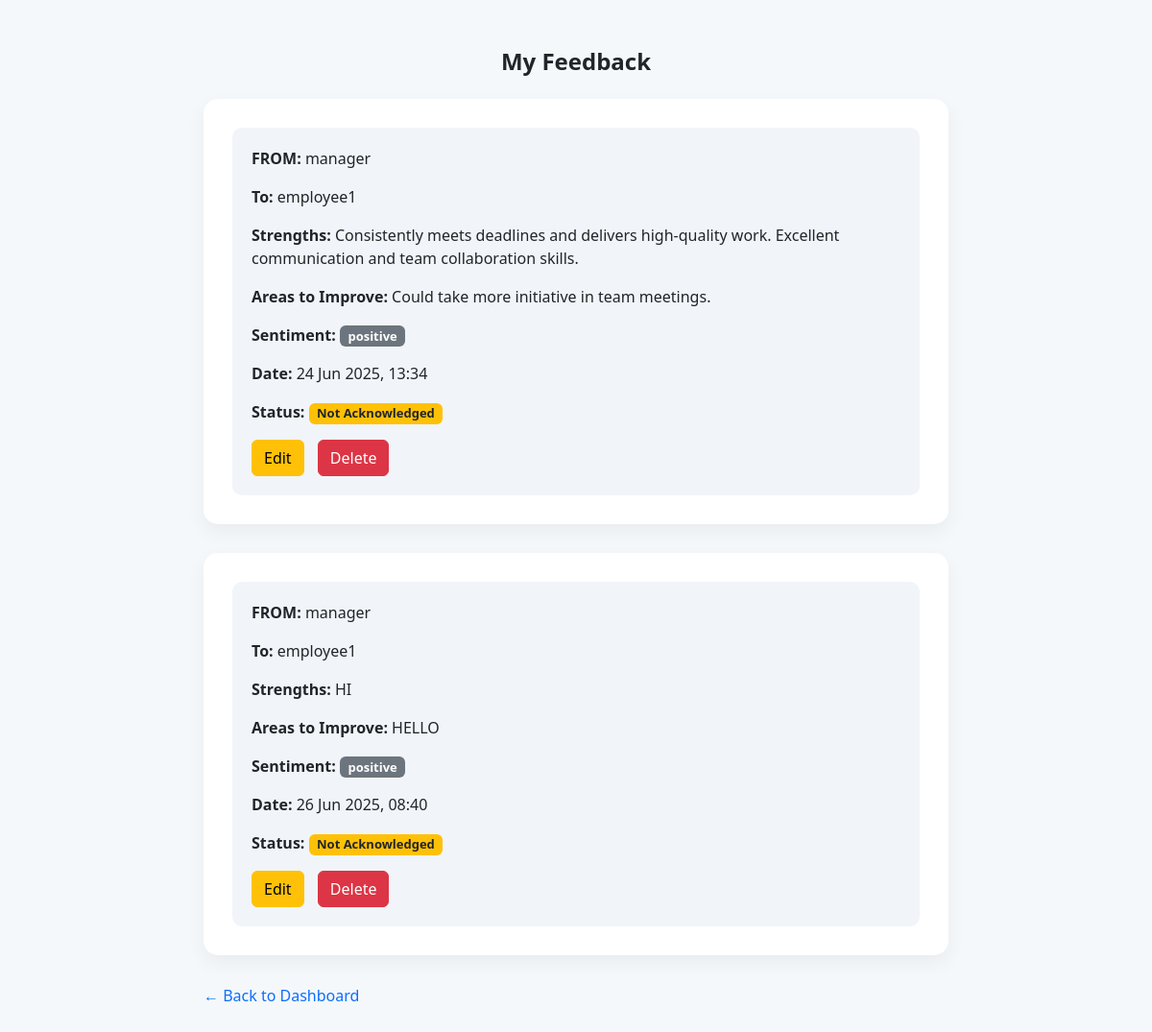
The app's page /view-feedback/ (signed in), older data.
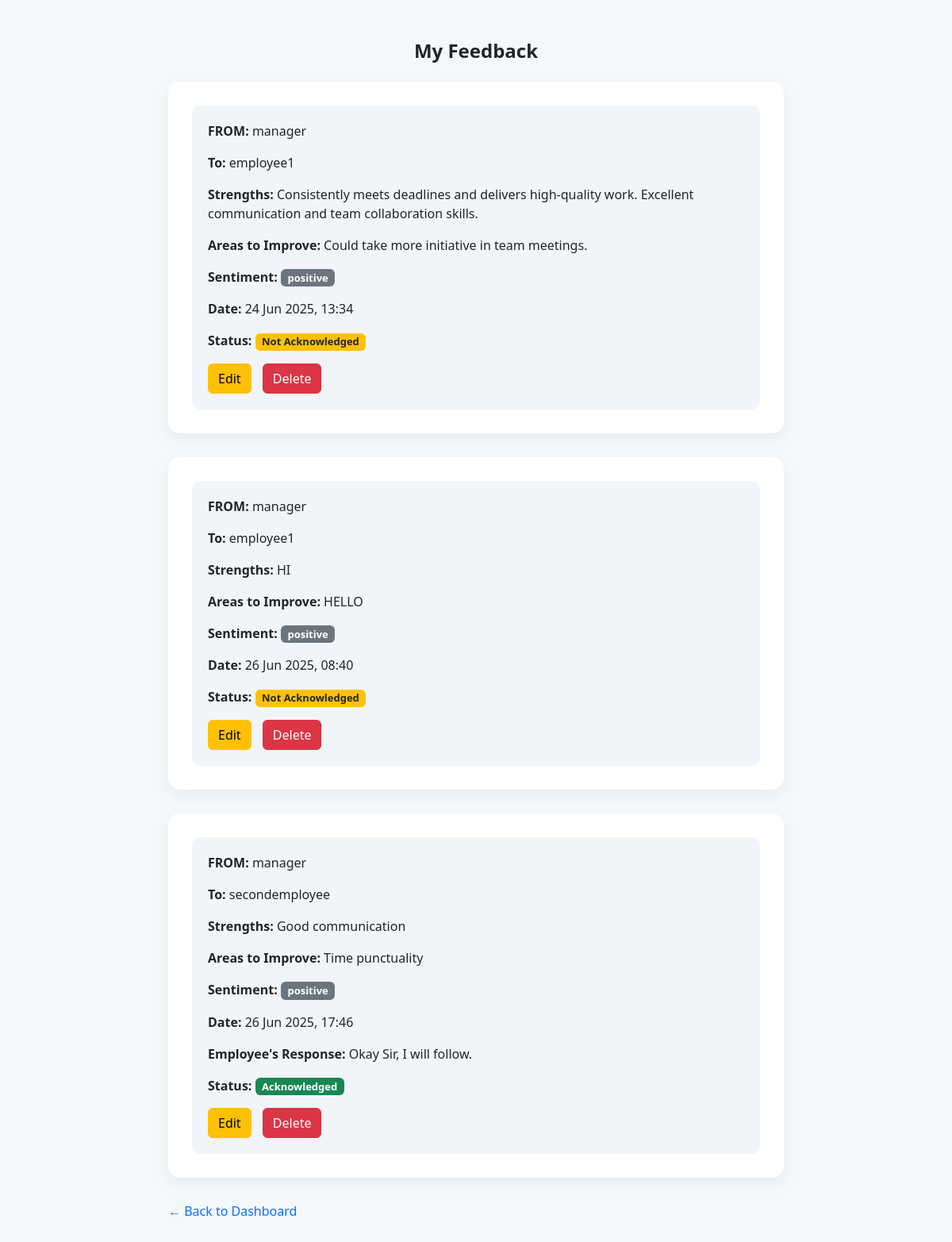
The same page, newer data.
### feedback/models.py (models this page shows, shortened)
class Feedback(models.Model):
    SENTIMENT_CHOICES = [
        ('positive', 'Positive'),
        ('neutral', 'Neutral'),
        ('negative', 'Negative'),
    ]
    strengths = models.TextField()
    areas_to_improve = models.TextField()
    sentiment = models.CharField(max_length=10, choices=SENTIMENT_CHOICES)
    created_by = models.ForeignKey(User, related_name='given_feedbacks', on_delete=models.CASCADE)
    created_for = models.ForeignKey(User, related_name='received_feedbacks', on_delete=models.CASCADE)
    employee_comment = models.TextField(blank=True, null=True)
    created_at = models.DateTimeField(auto_now_add=True)
    acknowledged = models.BooleanField(default=False)

class User(AbstractUser):
    ROLE_CHOICES = (
        ('manager', 'Manager'),
        ('employee', 'Employee'),
    )
    role = models.CharField(max_length=10, choices=ROLE_CHOICES)

### feedback/views.py (the view, shortened to what this page needs)
# urls.py: path('view-feedback/', views.view_feedback, name='view_feedback'),
@login_required
def view_feedback(request):
    if request.user.role == 'manager':
        feedbacks = Feedback.objects.filter(created_by=request.user)
        return render(request, 'feedback/view_feedback.html', {
            'feedbacks': feedbacks,
            'is_manager': True
        })

### feedback/templates/feedback/view_feedback.html (shortened to what this page needs)
<!DOCTYPE html>
<html lang="en">
<head>
    <link href="https://cdn.jsdelivr.net/npm/bootstrap@5.3.0/dist/css/bootstrap.min.css" rel="stylesheet">
</head>
<body>
<div class="container">
    <div class="feedback-header">
        <h2 class="text-center mb-4">My Feedback</h2>
    </div>
    {% for feedback in feedbacks %}
        <div class="feedback-card">
            <div class="feedback-box">
                <p><strong>FROM:</strong> {{ feedback.created_by }}</p>
                <p><strong>To:</strong> {{ feedback.created_for }}</p>
                <p><strong>Strengths:</strong> {{ feedback.strengths }}</p>
                <p><strong>Areas to Improve:</strong> {{ feedback.areas_to_improve }}</p>
                <p><strong>Sentiment:</strong> <span class="badge bg-secondary">{{ feedback.sentiment }}</span></p>
                <p><strong>Date:</strong> {{ feedback.created_at|date:"d M Y, H:i" }}</p>
                {% if feedback.employee_comment %}
                    <p><strong>Employee's Response:</strong> {{ feedback.employee_comment }}</p>
                {% endif %}
                {% if is_manager %}
                    <p><strong>Status:</strong>
                        {% if feedback.acknowledged %}
                            <span class="badge bg-success">Acknowledged</span>
                        {% else %}
                            <span class="badge bg-warning text-dark">Not Acknowledged</span>
                        {% endif %}
                    </p>
                {% if user == feedback.created_by %}
                    <a href="{% url 'edit_feedback' feedback.id %}" class="btn btn-warning btn-space">Edit</a>
                    <a href="{% url 'delete_feedback' feedback.id %}" class="btn btn-danger btn-space" onclick="return confirm('Are you sure you want to delete this feedback?');">Delete</a>
                {% endif %}
                {% endif %}
            </div>
        </div>
    {% empty %}
        <div class="alert alert-warning text-center">No feedbacks to display.</div>
    {% endfor %}
    <div class="footer-actions">
        <a href="{% url 'dashboard' %}" class="back-link">← Back to Dashboard</a>
    </div>
</div>
</body>
</html>

Row changes from the older to the newer data that the page shows:
added Feedback: created_by "manager", created_for "secondemployee", strengths "Good communication", areas_to_improve "Time punctuality", sentiment "positive", created_at "26 Jun 2025, 17:46", employee_comment "Okay Sir, I will follow.", acknowledged "Acknowledged", shows "Edit"
